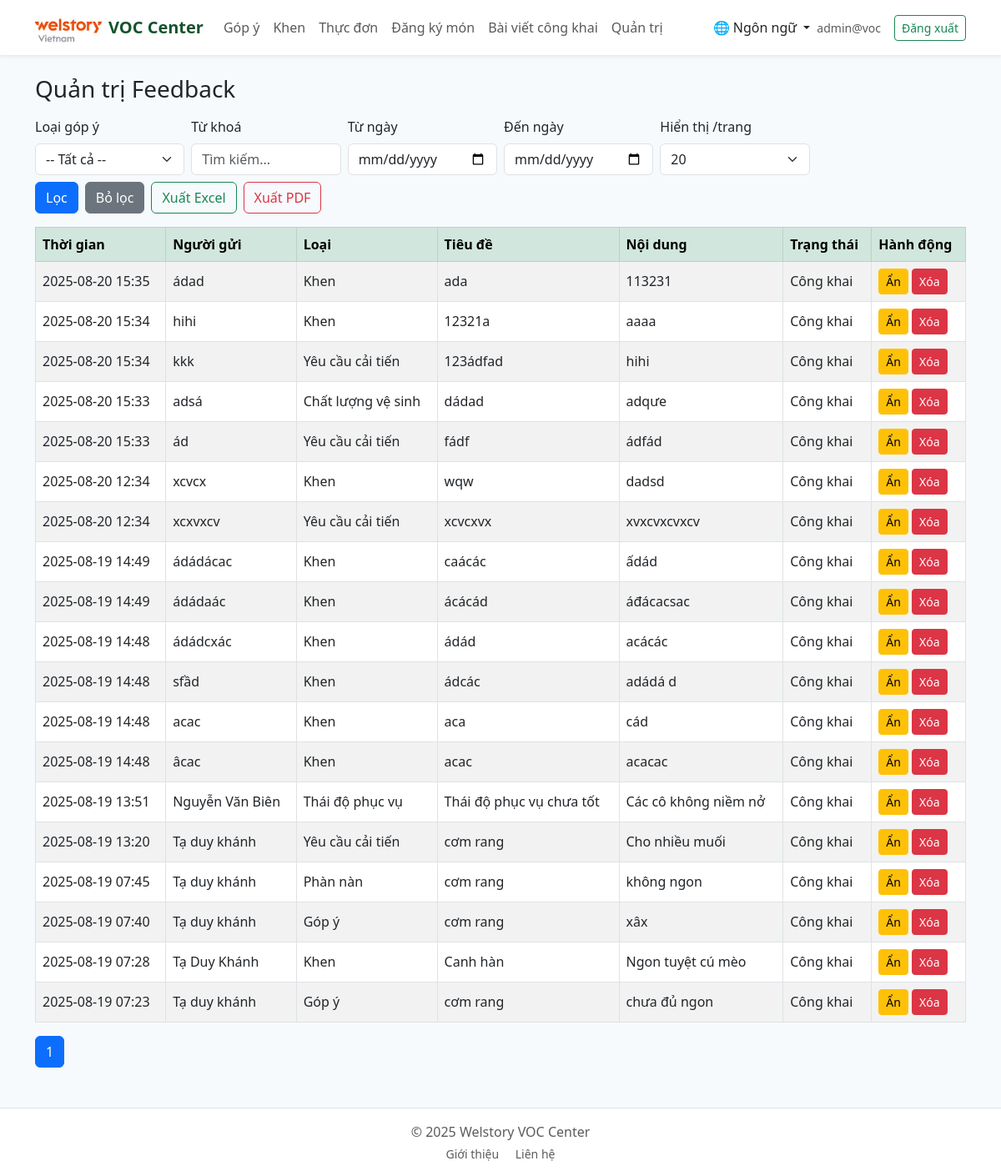
/admin/feedback (signed in), run on the app's committed database.
### app.py (models this page shows)
class User(db.Model):
    id = db.Column(db.Integer, primary_key=True)
    name = db.Column(db.String(120))
    email = db.Column(db.String(120), unique=True)
    password = db.Column(db.String(120))
    role = db.Column(db.String(20), default="user")  # admin/user/kitchen
    location_id = db.Column(db.Integer, db.ForeignKey("location.id"))
    location = db.relationship("Location")

class Feedback(db.Model):
    id = db.Column(db.Integer, primary_key=True)
    name = db.Column(db.String(120))
    email = db.Column(db.String(120))
    title = db.Column(db.String(200))
    message = db.Column(db.Text)
    fb_type = db.Column(db.String(50))  # voc/khen/complaint
    rating = db.Column(db.Integer, default=5)
    image_path = db.Column(db.String(255))
    location_id = db.Column(db.Integer, db.ForeignKey("location.id"))
    location = db.relationship("Location")
    is_public = db.Column(db.Boolean, default=True)
    created_at = db.Column(db.DateTime, default=datetime.utcnow)

### app.py (the view)
@app.route("/admin/feedback")
def admin_feedback():
    if not require_admin():
        return redirect(url_for("login"))
    per_page = request.args.get("per_page", 20, type=int)
    page     = request.args.get("page", 1, type=int)
    q = build_feedback_query()
    rows = q.paginate(page=page, per_page=per_page, error_out=False)
    return render_template("admin/feedback.html", rows=rows)

### app.py (called while the page is built, shortened)
def tr(key):
    lang = session.get("lang", "vi")
    return T.get(lang, T["vi"]).get(key, key)

def current_user():
    uid = session.get("uid")
    if uid:
        return User.query.get(uid)
    return None

def require_admin():
    u = current_user()
    return (u and u.role == "admin")

def build_feedback_query():
    ftype   = request.args.get("type", "").strip()
    kw      = request.args.get("kw", "").strip()
    start_s = request.args.get("start", "").strip()
    end_s   = request.args.get("end", "").strip()
    q = Feedback.query
    if ftype:
        q = q.filter(Feedback.fb_type == ftype)
    if start_s:
        try:
            start_dt = datetime.fromisoformat(start_s)
            q = q.filter(Feedback.created_at >= start_dt)
        except ValueError:
            pass
    if end_s:
        try:
            end_dt = datetime.fromisoformat(end_s) + timedelta(days=1) - timedelta(seconds=1)
            q = q.filter(Feedback.created_at <= end_dt)
        except ValueError:
            pass
    return q.order_by(Feedback.created_at.desc())

### templates/admin/feedback.html (shortened to what this page needs)
{% extends "base.html" %}
{% block content %}
<h3 class="mb-3">Quản trị Feedback</h3>
<form method="get" class="row g-2 align-items-end mb-3">
  <div class="col-md-2">
    <label class="form-label">Loại góp ý</label>
    <select name="type" class="form-select">
      <option value="">-- Tất cả --</option>
    </select>
  </div>
  <div class="col-md-2">
    <label class="form-label">Từ khoá</label>
    <input type="text" name="kw" value="{{ request.args.get('kw','') }}" class="form-control" placeholder="Tìm kiếm...">
  </div>
  <div class="col-md-2">
    <label class="form-label">Từ ngày</label>
    <input type="date" name="start" value="{{ request.args.get('start','') }}" class="form-control">
  </div>
  <div class="col-md-2">
    <label class="form-label">Đến ngày</label>
    <input type="date" name="end" value="{{ request.args.get('end','') }}" class="form-control">
  </div>
  <div class="col-md-2">
    <label class="form-label">Hiển thị /trang</label>
    <select name="per_page" class="form-select">
      {% set pp = request.args.get('per_page','20') %}
      <option value="20" {% if pp=='20' %}selected{% endif %}>20</option>
    </select>
  </div>
  <div class="col-md-4 d-flex gap-2">
    <button class="btn btn-primary">Lọc</button>
    <a class="btn btn-secondary" href="{{ url_for('admin_feedback') }}">Bỏ lọc</a>
    <a class="btn btn-outline-success" href="{{ url_for('admin_feedback_export', format='excel', **request.args) }}">Xuất Excel</a>
    <a class="btn btn-outline-danger" href="{{ url_for('admin_feedback_export', format='pdf', **request.args) }}">Xuất PDF</a>
  </div>
</form>
{% set cat_map = {
  'portion': 'Định lượng món ăn',
  'hygiene': 'Chất lượng vệ sinh',
  'service': 'Thái độ phục vụ',
  'improvement': 'Yêu cầu cải tiến',
  'voc': 'Góp ý',
  'complaint': 'Phàn nàn',
  'khen': 'Khen'
} %}
<div class="table-responsive">
  <table class="table table-bordered table-striped align-middle">
    <thead class="table-success">
      <tr>
        <th>Thời gian</th>
        <th>Người gửi</th>
        <th>Loại</th>
        <th>Tiêu đề</th>
        <th>Nội dung</th>
        <th>Trạng thái</th>
        <th>Hành động</th>
      </tr>
    </thead>
    <tbody>
      {% for r in rows.items %}
      <tr>
        <td>{{ r.created_at.strftime("%Y-%m-%d %H:%M") }}</td>
        <td>{{ r.name }}</td>
        <td>{{ cat_map.get(r.fb_type, r.fb_type) }}</td>
        <td>{{ r.title or '-' }}</td>
        <td>{{ r.message or '-' }}</td>
        <td>{{ 'Công khai' if r.is_public else 'Ẩn' }}</td>
        <td>
          <form method="post" action="{{ url_for('admin_feedback_toggle', id=r.id, **request.args) }}" class="d-inline">
            <button class="btn btn-sm btn-warning">
              {{ 'Ẩn' if r.is_public else 'Hiện' }}
            </button>
          </form>
          <form method="post" action="{{ url_for('admin_feedback_delete', id=r.id, **request.args) }}" class="d-inline"
                onsubmit="return confirm('Xóa phản hồi này?');">
            <button class="btn btn-sm btn-danger">Xóa</button>
          </form>
        </td>
      </tr>
      {% endfor %}
    </tbody>
  </table>
</div>
<nav>
  <ul class="pagination">
    {% for p in rows.iter_pages(left_edge=1, right_edge=1, left_current=2, right_current=2) %}
      {% if p %}
        <li class="page-item {% if p==rows.page %}active{% endif %}">
          <a class="page-link" href="{{ url_for('admin_feedback', page=p, **request.args) }}">{{ p }}</a>
        </li>
      {% else %}
        <li class="page-item disabled"><span class="page-link">…</span></li>
      {% endif %}
    {% endfor %}
  </ul>
</nav>
{% endblock %}

### templates/base.html (shortened to what this page needs)
<!doctype html>
<html lang="vi">
<head>
  <link href="https://cdn.jsdelivr.net/npm/bootstrap@5.3.0/dist/css/bootstrap.min.css" rel="stylesheet">
</head>
<body>
<nav class="navbar navbar-expand-lg bg-white shadow-sm">
  <div class="container">
     <a class="navbar-brand d-flex align-items-center" href="/">
      <img src="{{ url_for('static', filename='img/logo.png') }}" alt="Logo" height="40" class="me-2">
      VOC Center
    </a>
    <div class="collapse navbar-collapse" id="nav">
      <ul class="navbar-nav me-auto mb-2 mb-lg-0">
        <li class="nav-item"><a class="nav-link {% if active=='feedback' %}active{% endif %}" href="/feedback">{{ tr("feedback") }}</a></li>
        <li class="nav-item"><a class="nav-link {% if active=='praise' %}active{% endif %}" href="/praise">{{ tr("praise") }}</a></li>
        <li class="nav-item"><a class="nav-link {% if active=='menu' %}active{% endif %}" href="/menu">{{ tr("menu") }}</a></li>
        <li class="nav-item"><a class="nav-link {% if active=='order' %}active{% endif %}" href="/order">{{ tr("order") }}</a></li>
        <li class="nav-item"><a class="nav-link {% if active=='posts' %}active{% endif %}" href="/posts">{{ tr("public_posts") }}</a></li>
        {% if current_user() and current_user().role=='admin' %}
        <li class="nav-item"><a class="nav-link {% if active=='admin' %}active{% endif %}" href="/admin">{{ tr("admin") }}</a></li>
        {% endif %}
      </ul>
      <div class="d-flex align-items-center gap-2">
        <div class="nav-item dropdown">
          <a class="nav-link dropdown-toggle" href="#" id="langDropdown" role="button"
            data-bs-toggle="dropdown" aria-expanded="false">
            🌐 Ngôn ngữ
          </a>
        </div>
        {% if current_user() %}
          <span class="text-muted small me-2">{{ current_user().email }}</span>
          <a class="btn btn-sm btn-outline-success" href="/logout">{{ tr("logout") }}</a>
        {% else %}
        <a class="btn btn-sm btn-outline-success" href="/login">{{ tr("login") }}</a>
        {% endif %}
      </div>
    </div>
  </div>
</nav>
<div class="container my-4">
  {% block content %}{% endblock %}
</div>
<footer class="bg-white text-center text-muted py-3 mt-5 border-top">
  <div class="container">
    <p class="mb-1">&copy; 2025 Welstory VOC Center</p>
    <p class="small mb-0">
      <a href="https://www.welstory.vn/contents/aboutus/welstory.html"
         target="_blank"
         class="text-muted text-decoration-none me-3">Giới thiệu</a>
      <a href="https://www.welstory.vn/contents/contactus/offices_v01.html"
         target="_blank"
         class="text-muted text-decoration-none">Liên hệ</a>
    </p>
  </div>
</footer>
</body>
</html>

### templates/base.html (style rules this page uses)
body { background:#f7fafc }
.navbar-brand { font-weight:700;color:#14532d!important }

### data on the page
User: email "admin@voc"
Feedback: created_at "2025-08-20 15:35", name "ádad", get "Khen", title "ada", message "113231", is_public "Công khai", is_public "Ẩn"
Feedback: created_at "2025-08-20 15:34", name "hihi", get "Khen", title "12321a", message "aaaa", is_public "Công khai", is_public "Ẩn"
Feedback: created_at "2025-08-20 15:34", name "kkk", get "Yêu cầu cải tiến", title "123ádfad", message "hihi", is_public "Công khai", is_public "Ẩn"
Feedback: created_at "2025-08-20 15:33", name "adsá", get "Chất lượng vệ sinh", title "dádad", message "adqưe", is_public "Công khai", is_public "Ẩn"
Feedback: created_at "2025-08-20 15:33", name "ád", get "Yêu cầu cải tiến", title "fádf", message "ádfád", is_public "Công khai", is_public "Ẩn"
Feedback: created_at "2025-08-20 12:34", name "xcvcx", get "Khen", title "wqw", message "dadsd", is_public "Công khai", is_public "Ẩn"
Feedback: created_at "2025-08-20 12:34", name "xcxvxcv", get "Yêu cầu cải tiến", title "xcvcxvx", message "xvxcvxcvxcv", is_public "Công khai", is_public "Ẩn"
Feedback: created_at "2025-08-19 14:49", name "ádádácac", get "Khen", title "caácác", message "ấdád", is_public "Công khai", is_public "Ẩn"
Feedback: created_at "2025-08-19 14:49", name "ádádaác", get "Khen", title "ácácád", message "áđácacsac", is_public "Công khai", is_public "Ẩn"
Feedback: created_at "2025-08-19 14:48", name "ádádcxác", get "Khen", title "ádád", message "acácác", is_public "Công khai", is_public "Ẩn"
Feedback: created_at "2025-08-19 14:48", name "sfầd", get "Khen", title "ádcác", message "adádá d", is_public "Công khai", is_public "Ẩn"
Feedback: created_at "2025-08-19 14:48", name "acac", get "Khen", title "aca", message "cád", is_public "Công khai", is_public "Ẩn"
Feedback: created_at "2025-08-19 14:48", name "âcac", get "Khen", title "acac", message "acacac", is_public "Công khai", is_public "Ẩn"
Feedback: created_at "2025-08-19 13:51", name "Nguyễn Văn Biên", get "Thái độ phục vụ", title "Thái độ phục vụ chưa tốt", message "Các cô không niềm nở", is_public "Công khai", is_public "Ẩn"
Feedback: created_at "2025-08-19 13:20", name "Tạ duy khánh", get "Yêu cầu cải tiến", title "cơm rang", message "Cho nhiều muối", is_public "Công khai", is_public "Ẩn"
Feedback: created_at "2025-08-19 07:45", name "Tạ duy khánh", get "Phàn nàn", title "cơm rang", message "không ngon", is_public "Công khai", is_public "Ẩn"
Feedback: created_at "2025-08-19 07:40", name "Tạ duy khánh", get "Góp ý", title "cơm rang", message "xâx", is_public "Công khai", is_public "Ẩn"
Feedback: created_at "2025-08-19 07:28", name "Tạ Duy Khánh", get "Khen", title "Canh hàn", message "Ngon tuyệt cú mèo", is_public "Công khai", is_public "Ẩn"
Feedback: created_at "2025-08-19 07:23", name "Tạ duy khánh", get "Góp ý", title "cơm rang", message "chưa đủ ngon", is_public "Công khai", is_public "Ẩn"

### other printed values
{{ tr("feedback") }} "Góp ý"
{{ tr("praise") }} "Khen"
{{ tr("menu") }} "Thực đơn"
{{ tr("order") }} "Đăng ký món"
{{ tr("public_posts") }} "Bài viết công khai"
{{ tr("admin") }} "Quản trị"
{{ tr("logout") }} "Đăng xuất"
{{ p }} "1"
